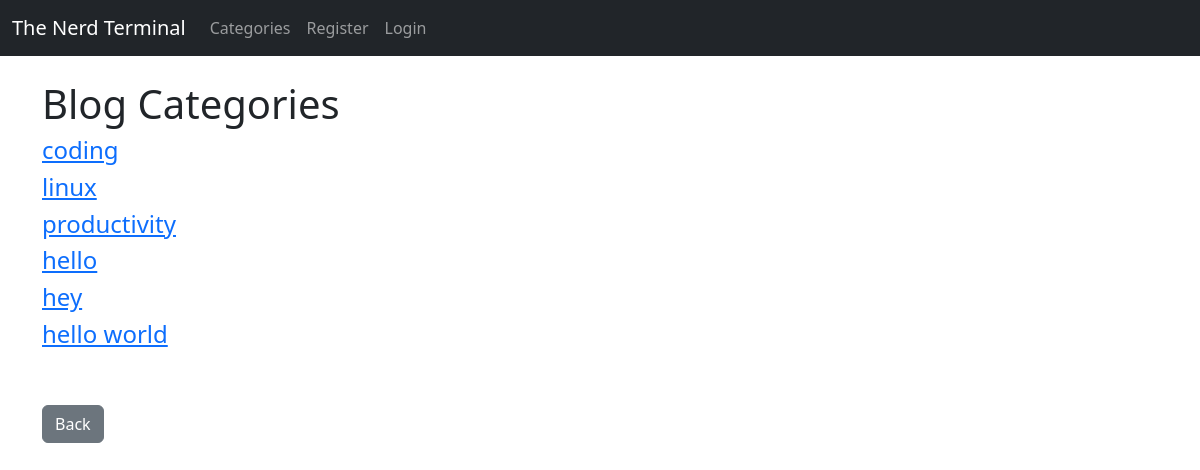
The page /category_list/ on the database its author committed.
### myblog/models.py (models this page shows, shortened)
class Category(models.Model):
    name = models.CharField(max_length=100)
    def __str__(self):
        return self.name

### myblog/views.py (the view)
# urls.py: path('category_list/', CategoryListView, name="category-list")
def CategoryListView(request):
    cat_menu_list = Category.objects.all()
    return render(request, 'category_list.html', {'cat_menu_list': cat_menu_list})

### myblog/templates/category_list.html (shortened to what this page needs)
{% extends 'base.html' %}
{% block content %}
    <h1>Blog Categories</h1>
    {% for cat in cat_menu_list %}
            <h4>
                <a href="{% url 'category' cat|slugify %}">{{ cat }}</a>
            </h4>
    {% endfor %}
    <br><br>
    <a href="{% url 'home' %}" class="btn btn-secondary">Back</a>
{% endblock %}

### rows shown on the page
Category: name "coding"
Category: name "linux"
Category: name "productivity"
Category: name "hello"
Category: name "hey"
Category: name "hello world"
